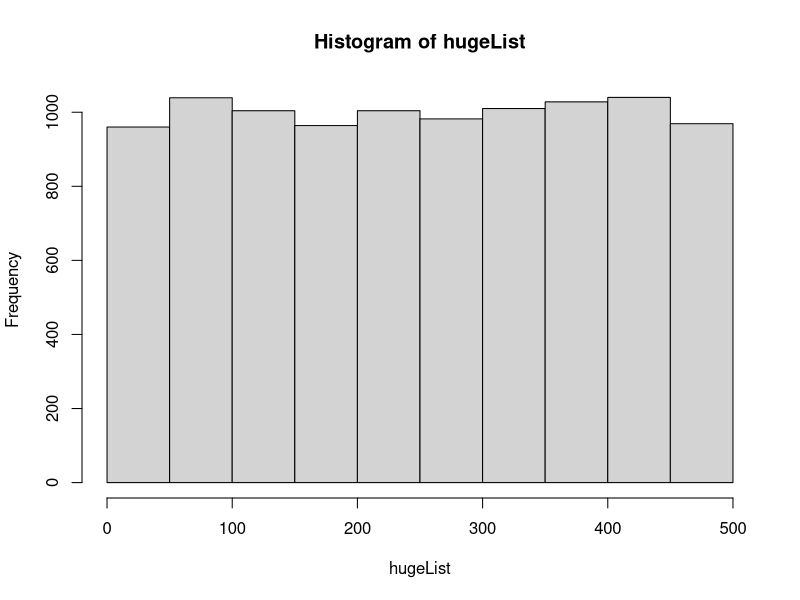
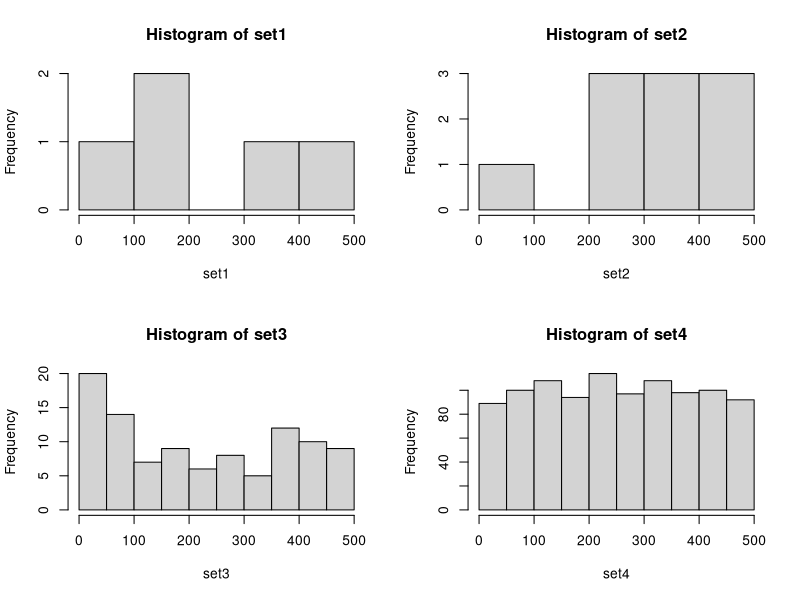

R code for these plots, in order: (Note: this script raises an error after producing the figures.)
## ---- chunk 1
## we make a large dataset of integers between 1 and 500. 10,000 in fact.
hugeList <- sample(1:500, 10000, replace = TRUE)
hist(hugeList)
## ---- chunk 2
## now we take samples of various sizes from hugeList
set1 <- sample(hugeList, 5, replace = TRUE)
set2 <- sample(hugeList, 10, replace = TRUE)
set3 <- sample(hugeList, 100, replace = TRUE)
set4 <- sample(hugeList, 1000, replace = TRUE)

par(mfrow = c(2,2))
hist(set1)
hist(set2)
hist(set3)
hist(set4)
## ---- chunk 3

meanhuge <- mean(hugeList)
mean1 <- mean(set1)
mean2 <- mean(set2)
mean3 <- mean(set3)
mean4 <- mean(set4)
x <- data.frame("Set" = c("Set 1", "Set 2", "Set 3", "Set 4", "Huge List"),
                  "Value" = c(mean1, mean2, mean3, mean4, meanhuge))
plot(x$Set, x$Value,
   main = "Means Approaching Population Mean",
   xlab = "Set",
   ylab = "Mean")
